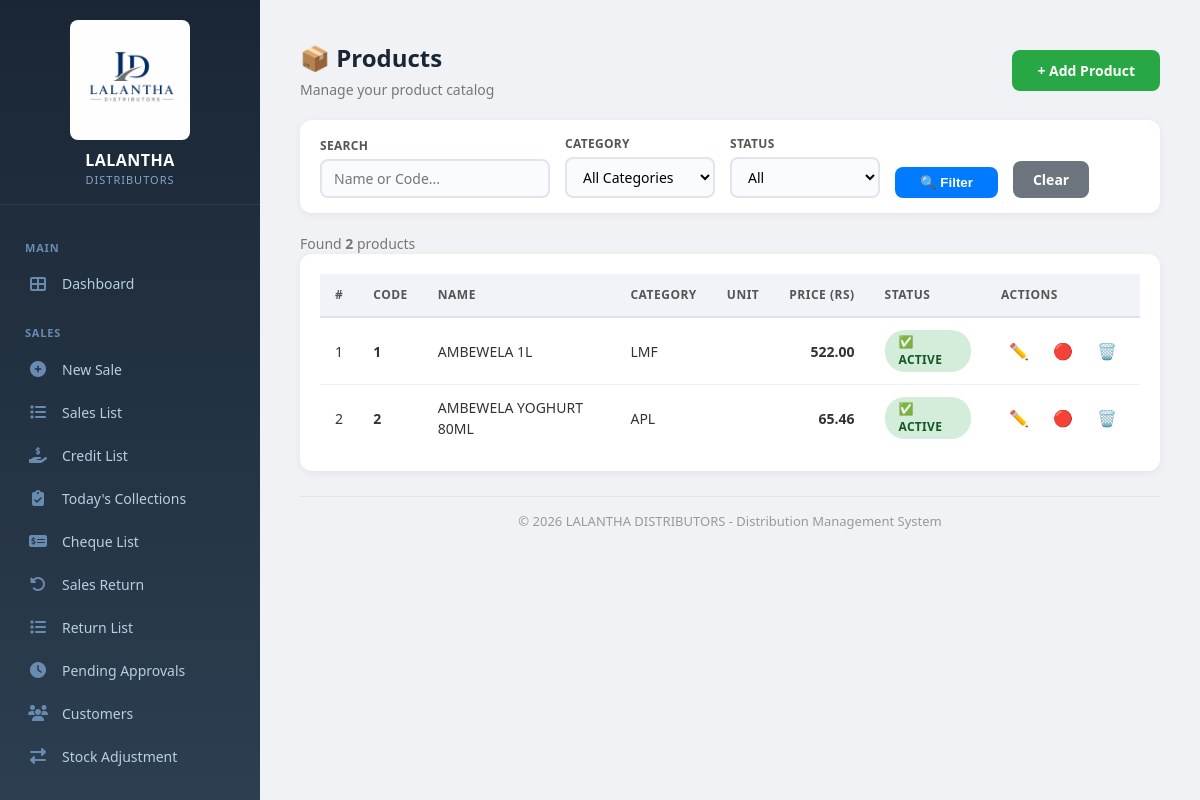
/products/ (signed in), run on the app's committed database.
### core/models.py (models this page shows, shortened)
class Product(models.Model):
    name = models.CharField(max_length=200)
    code = models.CharField(max_length=50, unique=True)
    category = models.ForeignKey('Category', on_delete=models.SET_NULL, null=True, blank=True)
    unit = models.CharField(max_length=20)
    cost_price = models.DecimalField(max_digits=15, decimal_places=2, default=0)
    selling_price = models.DecimalField(max_digits=15, decimal_places=2, default=0)
    description = models.TextField(blank=True, null=True)
    notes = models.TextField(blank=True, null=True)
    is_active = models.BooleanField(default=True)
    created_at = models.DateTimeField(auto_now_add=True)
    updated_at = models.DateTimeField(auto_now=True)

class Category(models.Model):
    name = models.CharField(max_length=100, unique=True)
    description = models.TextField(blank=True, null=True)
    is_active = models.BooleanField(default=True)
    created_at = models.DateTimeField(auto_now_add=True)
    class Meta:
        ordering = ['name']
        verbose_name_plural = "Categories"

### core/decorators.py (the view)
        def wrapper(request, *args, **kwargs):
            if not request.user.is_authenticated:
                messages.error(request, 'Please login first.')
                return redirect('/login/')  # ✅ Always returns
            try:
                profile = request.user.profile
                if profile.has_permission(permission):
                    return view_func(request, *args, **kwargs)  # ✅ Returns view response
                else:
                    messages.error(request, f'You do not have permission to access this page. Required: {permission}')
                    return redirect('/reports/')  # ✅ Always returns
            except UserProfile.DoesNotExist:
                messages.error(request, 'User profile not found. Please contact admin.')
                return redirect('/logout/')  # ✅ Always returns

### core/context_processors.py (called while the page is built)
def cache_version(request):
    return {
        'cache_version': settings.CACHE_VERSION
    }

### core/models.py (called while the page is built, shortened)
    def has_permission(self, permission):
        if self.role == 'Admin':
            return True

### core/templatetags/core_extras.py (called while the page is built)
@register.filter
def has_perm(profile, permission):
    try:
        return profile.has_permission(permission)
    except Exception:
        return False

### core/views.py (called while the page is built)
def admin_only(view_func):
    @wraps(view_func)
    def _wrapped_view(request, *args, **kwargs):
        if not request.user.is_authenticated:
            return redirect('/login/')
        is_admin = False
        if request.user.is_superuser:
            is_admin = True
        elif hasattr(request.user, 'profile') and request.user.profile.role == 'Admin':
            is_admin = True
        if not is_admin:
            raise PermissionDenied
        return view_func(request, *args, **kwargs)
    return _wrapped_view

### core/templates/core/product_list.html (shortened to what this page needs)
{% extends 'core/base.html' %}
{% load static %}
{% block content %}
<div class="container">
    <div class="page-title">
        <div>
            <h2>📦 Products</h2>
            <span class="subtitle">Manage your product catalog</span>
        </div>
        <a href="/product/add/" class="btn">+ Add Product</a>
    </div>
    <form method="GET" class="filter-bar">
        <div class="filter-group">
            <label>Search</label>
            <input type="text" name="search" placeholder="Name or Code..." value="{{ search }}">
        </div>
        <div class="filter-group">
            <label>Category</label>
            <select name="category">
                <option value="">All Categories</option>
            </select>
        </div>
        <div class="filter-group">
            <label>Status</label>
            <select name="status">
                <option value="">All</option>
            </select>
        </div>
        <button type="submit" class="btn-filter">🔍 Filter</button>
        <a href="/products/" class="btn-clear">Clear</a>
    </form>
    <div class="result-count">
        Found <strong>{{ total_count }}</strong> product{{ total_count|pluralize }}
    </div>
    <div class="table-container">
        <table>
            <thead>
                <tr>
                    <th>#</th>
                    <th>Code</th>
                    <th>Name</th>
                    <th>Category</th>
                    <th>Unit</th>
                    <th style="text-align:right;">Price (Rs)</th>
                    <th>Status</th>
                    <th>Actions</th>
                </tr>
            </thead>
            <tbody>
                {% for product in products %}
                <tr>
                    <td>{{ forloop.counter }}</td>
                    <td><strong>{{ product.code }}</strong></td>
                    <td>{{ product.name }}</td>
                    <td>{{ product.category.name|default:"-" }}</td>
                    <td>{{ product.get_unit_display }}</td>
                    <td style="text-align:right; font-weight:600;">{{ product.selling_price|floatformat:2 }}</td>
                    <td>
                        <span class="badge-status {% if product.is_active %}complete{% else %}pending{% endif %}">
                            {% if product.is_active %}✅ Active{% else %}❌ Inactive{% endif %}
                        </span>
                    </td>
                    <td>
                        <div class="action-icons">
                            <a href="/product/edit/{{ product.id }}/" class="edit" title="Edit">✏️</a>
                            <a href="/product/toggle/{{ product.id }}/" class="{% if product.is_active %}delete{% else %}pay{% endif %}" title="{% if product.is_active %}Deactivate{% else %}Activate{% endif %}" onclick="return confirm('{% if product.is_active %}Deactivate{% else %}Activate{% endif %} {{ product.name }}?')">
                                {% if product.is_active %}🔴{% else %}🟢{% endif %}
                            </a>
                            <a href="/product/delete/{{ product.id }}/" class="delete" title="Delete" onclick="return confirm('Delete {{ product.name }} permanently?')">🗑️</a>
                        </div>
                    </td>
                </tr>
                {% endfor %}
            </tbody>
        </table>
    </div>
    <div class="footer">
        &copy; {% now "Y" %} LALANTHA DISTRIBUTORS - Distribution Management System
    </div>
</div>
{% endblock %}

### core/static/core/css/style.css (style rules this page uses)
* { margin: 0; padding: 0; box-sizing: border-box; }
body { font-family: -apple-system, BlinkMacSystemFont, "Segoe UI", Roboto, "Helvetica Neue", Arial, sans-serif; background: #f0f4f9; color: #1a2634; font-size: 14px; line-height: 1.5; min-height: 100vh; }
.container { max-width: 1400px; margin: 0 auto; padding: 20px; flex: 1; width: 100%; }
.page-title { display: flex; justify-content: space-between; align-items: center; margin-bottom: 20px; flex-wrap: wrap; gap: 15px; }
.page-title h2 { font-size: 24px; color: #1a2634; font-weight: 600; }
.page-title .subtitle { display: block; font-size: 13px; color: #888; margin-top: 3px; font-weight: 400; }
.btn { padding: 10px 22px; border: none; border-radius: 8px; font-weight: 600; cursor: pointer; font-size: 14px; text-decoration: none; display: inline-block; transition: 0.2s; background: #007bff; color: white; }
.table-container { overflow-x: auto; background: white; border-radius: 12px; }
table { width: 100%; border-collapse: collapse; font-size: 14px; }
table thead th { background: #f0f4f9; padding: 12px 15px; text-align: left; font-weight: 600; color: #555; font-size: 12px; text-transform: uppercase; letter-spacing: 0.5px; border-bottom: 2px solid #dde3ec; white-space: nowrap; }
table tbody td { padding: 12px 15px; border-bottom: 1px solid #edf1f7; color: #333; vertical-align: middle; }
table tbody tr:last-child td { border-bottom: none; }
.footer { text-align: center; padding: 20px; color: #999; font-size: 13px; margin-top: 20px; }
.badge-status { display: inline-block; padding: 3px 12px; border-radius: 12px; font-size: 11px; font-weight: 600; text-transform: uppercase; letter-spacing: 0.3px; }
.badge-status.received, .badge-status.complete, .badge-status.cleared, .badge-status.paid { background: #d4edda; color: #155724; }
.form-control, input[type="text"], input[type="number"], input[type="date"], input[type="email"], input[type="password"], select, textarea { font-family: inherit; }

### data on the page
Product: code "1", name "AMBEWELA 1L", category.name "LMF", selling_price "522.00", is_active "✅ ACTIVE"
Product: code "2", name "AMBEWELA YOGHURT 80ML", category.name "APL", selling_price "65.46", is_active "✅ ACTIVE"

### other printed values
{{ total_count }} "2"
